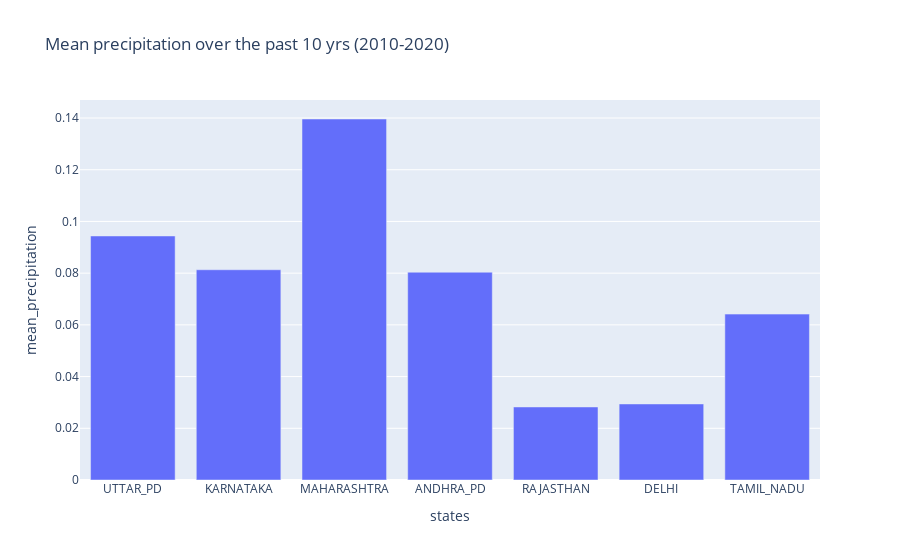

Notebook code for this chart:
### Code cell
import plotly.express as px

mean_pre = []
states = []
df = pd.DataFrame()    
for i in percdf:
    mean_pre.append(statistics.mean(percdf[i]))
    states.append(i)

df['mean_precipitation'] = mean_pre
df['states']= states

fig = px.bar(df, x='states', y='mean_precipitation',title="Mean precipitation over the past 10 yrs (2010-2020)")
fig.show()

### Figure 1 — Plotly figure (JSON) as saved in the notebook; plotly's stock layout.template omitted (floating-point values rounded to 4 significant figures)
{"data": [{"alignmentgroup": "True", "hovertemplate": "states=%{x}<br>mean_precipitation=%{y}<extra></extra>", "legendgroup": "", "marker": {"color": "#636efa"}, "name": "", "offsetgroup": "", "orientation": "v", "showlegend": false, "textposition": "auto", "type": "bar", "x": ["UTTAR_PD", "KARNATAKA", "MAHARASHTRA", "ANDHRA_PD", "RAJASTHAN", "DELHI", "TAMIL_NADU"], "xaxis": "x", "y": [0.09438, 0.08132, 0.1396, 0.08037, 0.02825, 0.02941, 0.06416], "yaxis": "y"}], "layout": {"barmode": "relative", "legend": {"tracegroupgap": 0}, "title": {"text": "Mean precipitation over the past 10 yrs (2010-2020)"}, "xaxis": {"anchor": "y", "domain": [0, 1], "title": {"text": "states"}}, "yaxis": {"anchor": "x", "domain": [0, 1], "title": {"text": "mean_precipitation"}}}}
